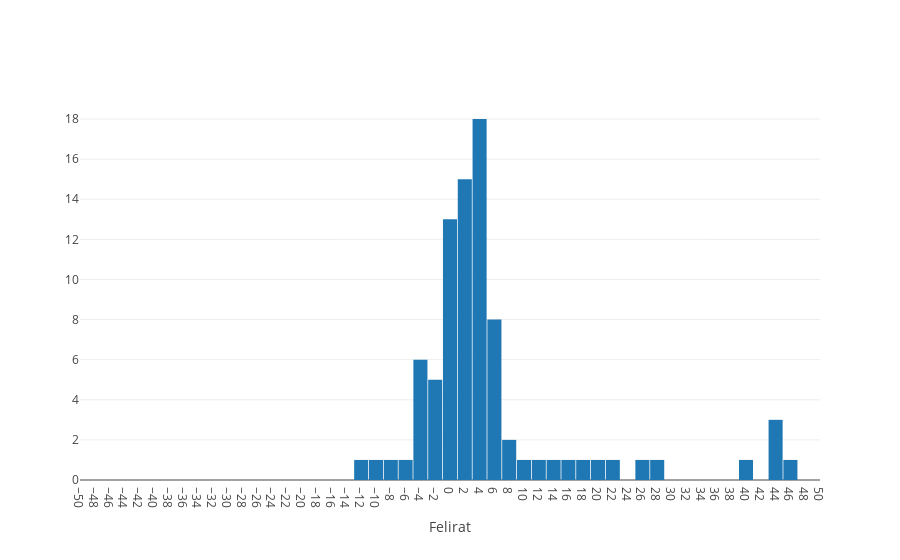

Notebook source saved alongside this figure:
### Markdown cell above
# Hiba

### Code cell
iplt(tk.calc_error(GRSA,rhoAA,CapacityA,refxlin*1e-6,linf(refxlin,params[0]),detailOn=False, runNb=30, runNbfrom=0))
